Frame 1 (no input): blank canvas, image omitted
Frame 60 (the mouse pressed at the canvas centre just before this capture): blank canvas, image omitted
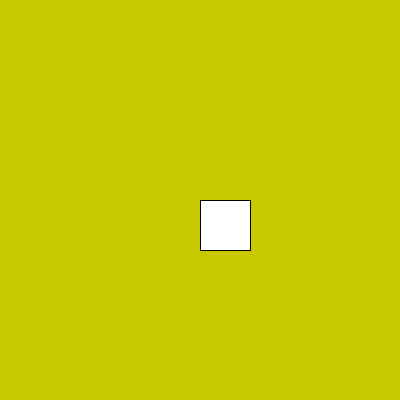
Frame 120 (the mouse held since frame 60 and released just before this capture)

The Processing sketch whose frames 1 and 60 were blank and that drew this single picture after the mouse press (run headless with seeded random() and noise(); from frame 60 on, the mouse is pressed at the canvas centre):

// Processing sketch: processing_104963
// ── processing_104963.pde

//this is to give an example about 
//how to avoid a square to appears on the 0, 0 of the window corner
int sz;
int posX = 0;
int posY = 0;

void setup() {
  size(400, 400);
  background(200, 200, 0);
  sz = 50;
}

void draw() {
// this statement is asking if the mouses are in 0, 0 
// mouseX and mouseY starts w/this value if is not inside the window.
  if (mouseX ==0 && mouseY ==0) {
// if yes, the initial value is "something" to put the rect() outside the window 
    mouseX = -60;
    mouseY = -60;
  }
  // If mouseX and mouseY are different than 0, then ask for its new position
  // and it draws the rect()
  else {
    rect(posX, posY, sz, sz);
  }
  // And here we ask for the  position again and again...
  posX = mouseX;
  posY = mouseY;
}
